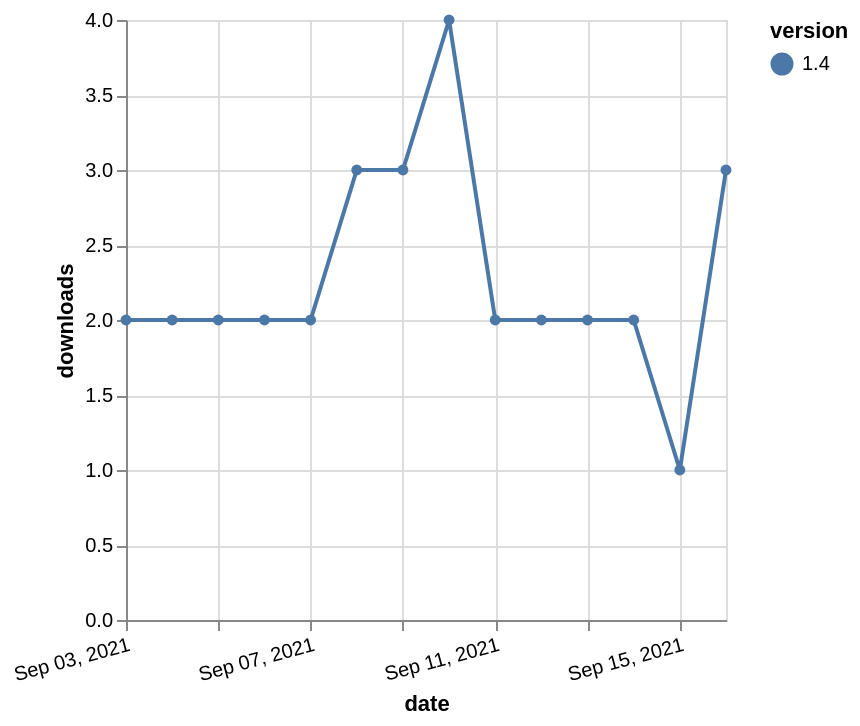

Here is the Vega-Lite specification saved for this chart:
### Vega-Lite specification from a JSON file in a GitHub repository (floating-point values rounded to 4 significant figures)
{"$schema": "https://vega.github.io/schema/vega-lite/v5.json", "description": "A simple bar chart with embedded data.", "data": {"values": [{"date": "2021-09-03", "total": 464, "delta": 2, "version": "1.4"}, {"date": "2021-09-04", "total": 466, "delta": 2, "version": "1.4"}, {"date": "2021-09-05", "total": 468, "delta": 2, "version": "1.4"}, {"date": "2021-09-06", "total": 470, "delta": 2, "version": "1.4"}, {"date": "2021-09-07", "total": 472, "delta": 2, "version": "1.4"}, {"date": "2021-09-08", "total": 475, "delta": 3, "version": "1.4"}, {"date": "2021-09-09", "total": 478, "delta": 3, "version": "1.4"}, {"date": "2021-09-10", "total": 482, "delta": 4, "version": "1.4"}, {"date": "2021-09-11", "total": 484, "delta": 2, "version": "1.4"}, {"date": "2021-09-12", "total": 486, "delta": 2, "version": "1.4"}, {"date": "2021-09-13", "total": 488, "delta": 2, "version": "1.4"}, {"date": "2021-09-14", "total": 490, "delta": 2, "version": "1.4"}, {"date": "2021-09-15", "total": 491, "delta": 1, "version": "1.4"}, {"date": "2021-09-16", "total": 494, "delta": 3, "version": "1.4"}]}, "width": "container", "mark": {"type": "line", "point": {"filled": true}}, "encoding": {"x": {"field": "date", "type": "temporal", "timeUnit": "yearmonthdate", "title": "date", "axis": {"labelAngle": -15}}, "y": {"field": "delta", "type": "quantitative", "title": "downloads"}, "color": {"field": "version", "type": "nominal"}, "tooltip": {"field": "delta"}}}
